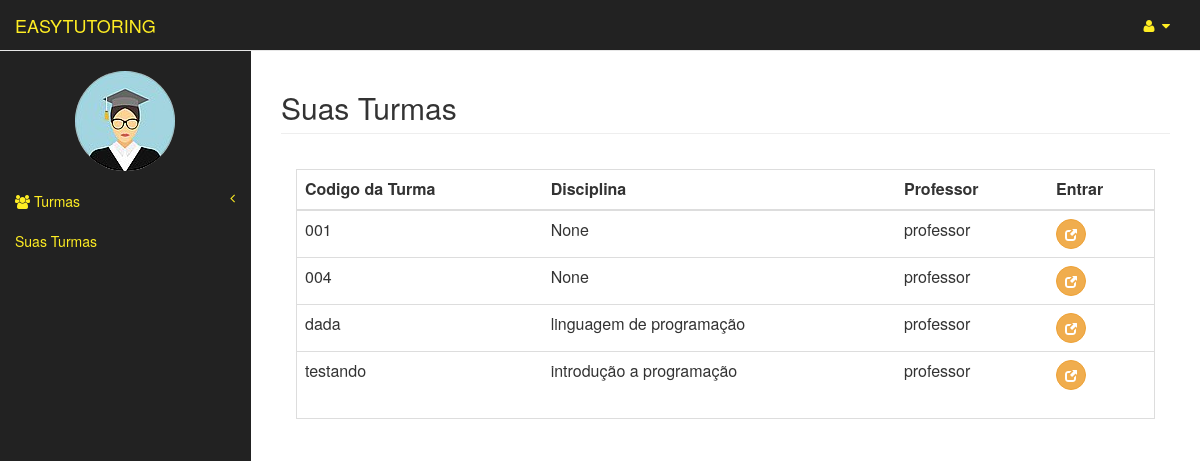
Page /tutor_area/todasTurmas (signed in) on the earlier database version.
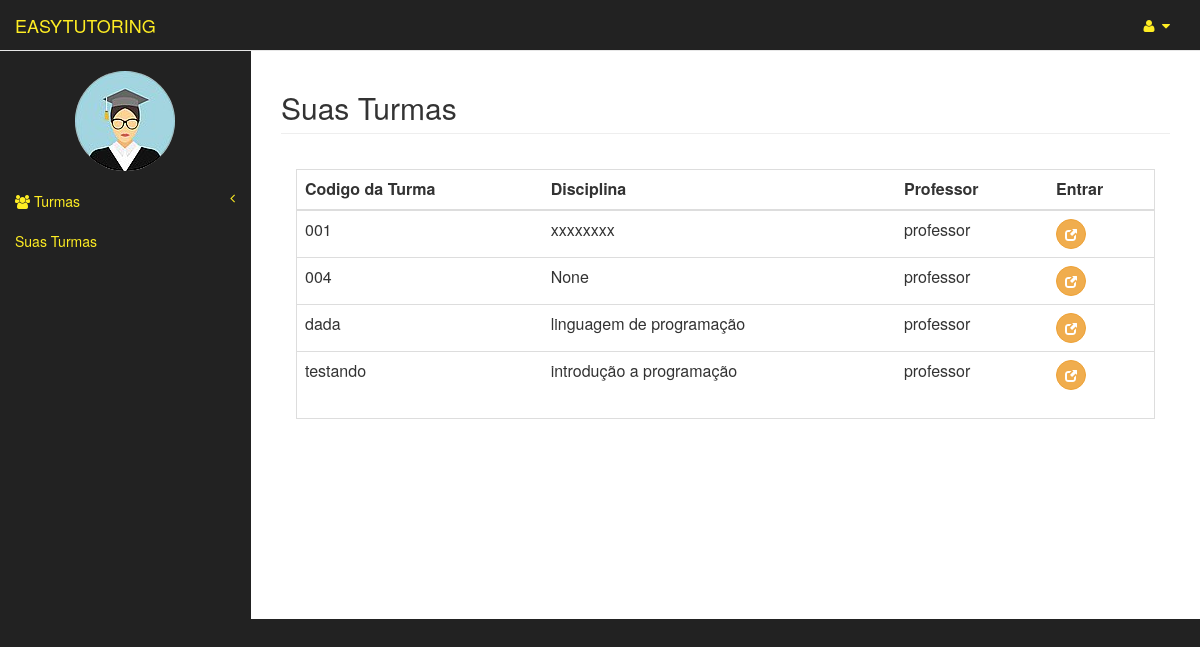
Same page on the later database version.
### turmas/models.py (models this page shows, shortened)
class Turma(models.Model):
	codigo = models.CharField(max_length=150)
	disciplina = models.ForeignKey(Disciplina, related_name='disciplinas',null=True)
	professor = models.ForeignKey(Professor, related_name='professores')
	tutor = models.ForeignKey(Tutor, related_name='tutores')
	alunos = models.ManyToManyField(Aluno, related_name='alunos')

### usuarios/models.py (models this page shows)
class Usuario(models.Model):
	user = models.OneToOneField(User)
	matricula = models.CharField(max_length=20)
	curso = models.CharField(max_length=3)
	tipo = models.CharField(max_length=8, blank=False,null=True)
	nome_completo = models.CharField(max_length=150)
	img = models.ImageField(upload_to="img/original/", blank=True)
	thumb = ThumbnailerImageField(upload_to="img/thumb/", blank=True,null=True,resize_source=dict(size=(100, 100), sharpen=True))
	def __str__(self):
		return self.user.username

### disciplinas/models.py (models this page shows)
class Disciplina(models.Model):
	nome = models.CharField(max_length=150)
	def __str__(self):
		return self.nome

### tutor_area/views.py (the view)
def todasTurmas(request):
	user = request.user
	usuario = Tutor.objects.get(user=user)
	if request.user.has_perm('usuarios.pode_acessar_area_tutor'):
		turmas = Turma.objects.filter(tutor=usuario)
		return render(request, 'tutor_area/todasTurmas.html', {'turmas': turmas, 'usuario': usuario})
	else:
		verificaUsuario = verificarUsuario(request)
		return render(request, verificaUsuario)

### templates/tutor_area/todasTurmas.html (shortened to what this page needs)
{% extends "tutor_area/index.html" %}
{% block principal %}
    <a class="navbar-brand" href="{% url 'tutor_area:index' %}" id="link-color">EASYTUTORING</a>
{% endblock principal %}
{% load widget_tweaks %}
{% block pageHeader %}
    <h2 class="page-header">Suas Turmas</h2>
{% endblock pageHeader %}
{% block form %}
    <div class="panel-body">
        <div class="table-responsive table-bordered">
            <table class="table">
                <thead>
                    <tr>
                        <th>Codigo da Turma</th>
                        <th>Disciplina</th>
                        <th>Professor</th>
                        <th>Entrar</th>
                    </tr>
                </thead>
                <tbody>
                    {% for turma in turmas %}
                        <tr>
                            <td>{{turma.codigo}}</td>
                            <td>{{turma.disciplina}}</td>
                            <td>{{ turma.professor }}</td>
                            <td><a  href="{% url 'tutor_area:turmaArea' turma.id %}"> <button type="button" class="btn btn-warning btn-circle"><i class="glyphicon glyphicon-new-window
"></i>
        </button></a></td>
                        </tr>
                    {% endfor %}
                </tbody>
            </table>
        </div>
    </div>
{% endblock form %}

Differences in the rows shown:
changed Turma: disciplina "None" → "xxxxxxxx"
